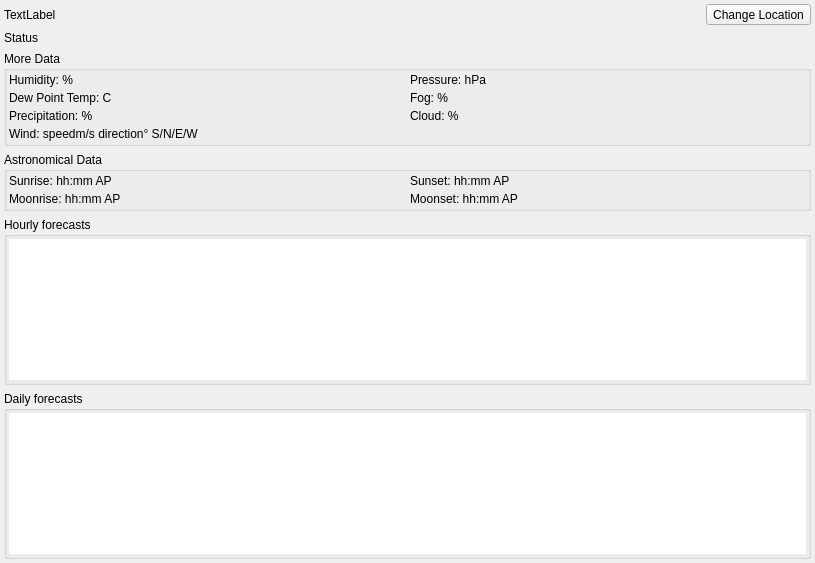
<?xml version="1.0" encoding="UTF-8"?>
<ui version="4.0">
 <class>weatherView</class>
 <widget class="QWidget" name="weatherView">
  <property name="geometry">
   <rect>
    <x>0</x>
    <y>0</y>
    <width>815</width>
    <height>563</height>
   </rect>
  </property>
  <property name="sizePolicy">
   <sizepolicy hsizetype="Expanding" vsizetype="Expanding">
    <horstretch>0</horstretch>
    <verstretch>0</verstretch>
   </sizepolicy>
  </property>
  <property name="windowTitle">
   <string>weatherView</string>
  </property>
  <layout class="QVBoxLayout" name="verticalLayout">
   <property name="spacing">
    <number>0</number>
   </property>
   <property name="leftMargin">
    <number>0</number>
   </property>
   <property name="topMargin">
    <number>0</number>
   </property>
   <property name="rightMargin">
    <number>0</number>
   </property>
   <property name="bottomMargin">
    <number>0</number>
   </property>
   <item>
    <widget class="QStackedWidget" name="mainWid">
     <property name="sizePolicy">
      <sizepolicy hsizetype="Expanding" vsizetype="Expanding">
       <horstretch>0</horstretch>
       <verstretch>0</verstretch>
      </sizepolicy>
     </property>
     <property name="currentIndex">
      <number>1</number>
     </property>
     <widget class="QWidget" name="selectLocation">
      <property name="sizePolicy">
       <sizepolicy hsizetype="Expanding" vsizetype="Expanding">
        <horstretch>0</horstretch>
        <verstretch>0</verstretch>
       </sizepolicy>
      </property>
      <layout class="QVBoxLayout" name="verticalLayout_5">
       <item>
        <widget class="QLabel" name="label">
         <property name="text">
          <string>&lt;html&gt;&lt;head/&gt;&lt;body&gt;&lt;p align=&quot;center&quot;&gt;No Location selected.&lt;/p&gt;&lt;p align=&quot;center&quot;&gt;Please select your location.&lt;/p&gt;&lt;/body&gt;&lt;/html&gt;</string>
         </property>
        </widget>
       </item>
       <item>
        <layout class="QHBoxLayout" name="horizontalLayout">
         <item>
          <widget class="QLineEdit" name="searchStr">
           <property name="placeholderText">
            <string>Search your city or country</string>
           </property>
           <property name="clearButtonEnabled">
            <bool>true</bool>
           </property>
          </widget>
         </item>
         <item>
          <widget class="QToolButton" name="search">
           <property name="text">
            <string>Search</string>
           </property>
          </widget>
         </item>
        </layout>
       </item>
       <item>
        <widget class="QTableWidget" name="result">
         <property name="editTriggers">
          <set>QAbstractItemView::NoEditTriggers</set>
         </property>
         <property name="tabKeyNavigation">
          <bool>false</bool>
         </property>
         <property name="dragDropOverwriteMode">
          <bool>false</bool>
         </property>
         <property name="selectionMode">
          <enum>QAbstractItemView::SingleSelection</enum>
         </property>
         <property name="selectionBehavior">
          <enum>QAbstractItemView::SelectRows</enum>
         </property>
         <property name="showGrid">
          <bool>false</bool>
         </property>
         <property name="cornerButtonEnabled">
          <bool>false</bool>
         </property>
         <property name="columnCount">
          <number>2</number>
         </property>
         <attribute name="horizontalHeaderVisible">
          <bool>false</bool>
         </attribute>
         <attribute name="horizontalHeaderHighlightSections">
          <bool>false</bool>
         </attribute>
         <attribute name="horizontalHeaderStretchLastSection">
          <bool>true</bool>
         </attribute>
         <attribute name="verticalHeaderVisible">
          <bool>false</bool>
         </attribute>
         <attribute name="verticalHeaderHighlightSections">
          <bool>false</bool>
         </attribute>
         <column>
          <property name="text">
           <string>Category</string>
          </property>
         </column>
         <column>
          <property name="text">
           <string>Display name</string>
          </property>
         </column>
        </widget>
       </item>
       <item>
        <widget class="QLabel" name="status">
         <property name="enabled">
          <bool>true</bool>
         </property>
         <property name="font">
          <font>
           <weight>75</weight>
           <italic>true</italic>
           <bold>true</bold>
          </font>
         </property>
         <property name="text">
          <string/>
         </property>
         <property name="alignment">
          <set>Qt::AlignCenter</set>
         </property>
        </widget>
       </item>
       <item>
        <layout class="QHBoxLayout" name="horizontalLayout_2">
         <item>
          <widget class="QToolButton" name="back">
           <property name="text">
            <string>Back</string>
           </property>
          </widget>
         </item>
         <item>
          <spacer name="horizontalSpacer">
           <property name="orientation">
            <enum>Qt::Horizontal</enum>
           </property>
           <property name="sizeHint" stdset="0">
            <size>
             <width>715</width>
             <height>20</height>
            </size>
           </property>
          </spacer>
         </item>
         <item>
          <widget class="QToolButton" name="select">
           <property name="enabled">
            <bool>false</bool>
           </property>
           <property name="text">
            <string>Select</string>
           </property>
          </widget>
         </item>
        </layout>
       </item>
      </layout>
     </widget>
     <widget class="QWidget" name="advanceView">
      <property name="sizePolicy">
       <sizepolicy hsizetype="Expanding" vsizetype="Expanding">
        <horstretch>0</horstretch>
        <verstretch>0</verstretch>
       </sizepolicy>
      </property>
      <layout class="QVBoxLayout" name="verticalLayout_2">
       <property name="leftMargin">
        <number>4</number>
       </property>
       <property name="topMargin">
        <number>4</number>
       </property>
       <property name="rightMargin">
        <number>4</number>
       </property>
       <property name="bottomMargin">
        <number>4</number>
       </property>
       <item>
        <layout class="QHBoxLayout" name="horizontalLayout_3">
         <item>
          <widget class="QLabel" name="location">
           <property name="text">
            <string>TextLabel</string>
           </property>
          </widget>
         </item>
         <item>
          <spacer name="horizontalSpacer_2">
           <property name="orientation">
            <enum>Qt::Horizontal</enum>
           </property>
           <property name="sizeHint" stdset="0">
            <size>
             <width>40</width>
             <height>20</height>
            </size>
           </property>
          </spacer>
         </item>
         <item>
          <widget class="QToolButton" name="editLoc">
           <property name="toolTip">
            <string>Change Location</string>
           </property>
           <property name="text">
            <string>Change Location</string>
           </property>
          </widget>
         </item>
        </layout>
       </item>
       <item>
        <widget class="QLabel" name="wStatus">
         <property name="text">
          <string>Status</string>
         </property>
        </widget>
       </item>
       <item>
        <widget class="QGroupBox" name="grpMoreData">
         <property name="title">
          <string>More Data</string>
         </property>
         <property name="flat">
          <bool>true</bool>
         </property>
         <property name="checkable">
          <bool>false</bool>
         </property>
         <layout class="QGridLayout" name="gridLayout_5">
          <property name="leftMargin">
           <number>2</number>
          </property>
          <property name="topMargin">
           <number>2</number>
          </property>
          <property name="rightMargin">
           <number>2</number>
          </property>
          <property name="bottomMargin">
           <number>2</number>
          </property>
          <property name="spacing">
           <number>4</number>
          </property>
          <item row="0" column="0">
           <widget class="QLabel" name="tHumd">
            <property name="text">
             <string>Humidity: %</string>
            </property>
           </widget>
          </item>
          <item row="0" column="1">
           <widget class="QLabel" name="tPress">
            <property name="text">
             <string>Pressure: hPa</string>
            </property>
           </widget>
          </item>
          <item row="1" column="0">
           <widget class="QLabel" name="tDewT">
            <property name="text">
             <string>Dew Point Temp: C</string>
            </property>
           </widget>
          </item>
          <item row="1" column="1">
           <widget class="QLabel" name="tFog">
            <property name="text">
             <string>Fog: %</string>
            </property>
           </widget>
          </item>
          <item row="2" column="0">
           <widget class="QLabel" name="tPrec">
            <property name="text">
             <string>Precipitation: %</string>
            </property>
           </widget>
          </item>
          <item row="2" column="1">
           <widget class="QLabel" name="tCloud">
            <property name="text">
             <string>Cloud: %</string>
            </property>
           </widget>
          </item>
          <item row="3" column="0">
           <widget class="QLabel" name="tWind">
            <property name="text">
             <string>Wind: speedm/s direction° S/N/E/W</string>
            </property>
           </widget>
          </item>
         </layout>
        </widget>
       </item>
       <item>
        <widget class="QGroupBox" name="grpAstroData">
         <property name="title">
          <string>Astronomical Data  </string>
         </property>
         <property name="flat">
          <bool>true</bool>
         </property>
         <property name="checkable">
          <bool>false</bool>
         </property>
         <layout class="QGridLayout" name="gridLayout_4">
          <property name="leftMargin">
           <number>2</number>
          </property>
          <property name="topMargin">
           <number>2</number>
          </property>
          <property name="rightMargin">
           <number>2</number>
          </property>
          <property name="bottomMargin">
           <number>2</number>
          </property>
          <property name="spacing">
           <number>4</number>
          </property>
          <item row="0" column="0">
           <widget class="QLabel" name="sunrise">
            <property name="text">
             <string>Sunrise: hh:mm AP</string>
            </property>
            <property name="alignment">
             <set>Qt::AlignLeading|Qt::AlignLeft|Qt::AlignVCenter</set>
            </property>
           </widget>
          </item>
          <item row="0" column="1">
           <widget class="QLabel" name="sunset">
            <property name="text">
             <string>Sunset: hh:mm AP</string>
            </property>
            <property name="alignment">
             <set>Qt::AlignLeading|Qt::AlignLeft|Qt::AlignVCenter</set>
            </property>
           </widget>
          </item>
          <item row="1" column="0">
           <widget class="QLabel" name="moonrise">
            <property name="text">
             <string>Moonrise: hh:mm AP</string>
            </property>
            <property name="alignment">
             <set>Qt::AlignLeading|Qt::AlignLeft|Qt::AlignVCenter</set>
            </property>
           </widget>
          </item>
          <item row="1" column="1">
           <widget class="QLabel" name="moonset">
            <property name="text">
             <string>Moonset: hh:mm AP</string>
            </property>
            <property name="alignment">
             <set>Qt::AlignLeading|Qt::AlignLeft|Qt::AlignVCenter</set>
            </property>
           </widget>
          </item>
         </layout>
        </widget>
       </item>
       <item>
        <widget class="QGroupBox" name="grpHourlyFc">
         <property name="title">
          <string>Hourly forecasts  </string>
         </property>
         <property name="flat">
          <bool>true</bool>
         </property>
         <property name="checkable">
          <bool>false</bool>
         </property>
         <layout class="QVBoxLayout" name="verticalLayout_3">
          <property name="spacing">
           <number>4</number>
          </property>
          <property name="leftMargin">
           <number>2</number>
          </property>
          <property name="topMargin">
           <number>2</number>
          </property>
          <property name="rightMargin">
           <number>2</number>
          </property>
          <property name="bottomMargin">
           <number>2</number>
          </property>
          <item>
           <widget class="QListWidget" name="hourly">
            <property name="sizePolicy">
             <sizepolicy hsizetype="Expanding" vsizetype="Expanding">
              <horstretch>0</horstretch>
              <verstretch>0</verstretch>
             </sizepolicy>
            </property>
            <property name="frameShape">
             <enum>QFrame::NoFrame</enum>
            </property>
            <property name="editTriggers">
             <set>QAbstractItemView::NoEditTriggers</set>
            </property>
            <property name="selectionBehavior">
             <enum>QAbstractItemView::SelectRows</enum>
            </property>
            <property name="movement">
             <enum>QListView::Static</enum>
            </property>
            <property name="flow">
             <enum>QListView::LeftToRight</enum>
            </property>
            <property name="viewMode">
             <enum>QListView::ListMode</enum>
            </property>
           </widget>
          </item>
         </layout>
        </widget>
       </item>
       <item>
        <widget class="QGroupBox" name="grpDailyFc">
         <property name="title">
          <string>Daily forecasts  </string>
         </property>
         <property name="flat">
          <bool>true</bool>
         </property>
         <property name="checkable">
          <bool>false</bool>
         </property>
         <layout class="QVBoxLayout" name="verticalLayout_4">
          <property name="spacing">
           <number>4</number>
          </property>
          <property name="leftMargin">
           <number>2</number>
          </property>
          <property name="topMargin">
           <number>2</number>
          </property>
          <property name="rightMargin">
           <number>2</number>
          </property>
          <property name="bottomMargin">
           <number>2</number>
          </property>
          <item>
           <widget class="QListWidget" name="daily">
            <property name="frameShape">
             <enum>QFrame::NoFrame</enum>
            </property>
            <property name="editTriggers">
             <set>QAbstractItemView::NoEditTriggers</set>
            </property>
            <property name="selectionBehavior">
             <enum>QAbstractItemView::SelectRows</enum>
            </property>
            <property name="flow">
             <enum>QListView::LeftToRight</enum>
            </property>
           </widget>
          </item>
         </layout>
        </widget>
       </item>
      </layout>
     </widget>
    </widget>
   </item>
  </layout>
 </widget>
 <tabstops>
  <tabstop>searchStr</tabstop>
  <tabstop>select</tabstop>
  <tabstop>result</tabstop>
 </tabstops>
 <resources/>
 <connections/>
</ui>
